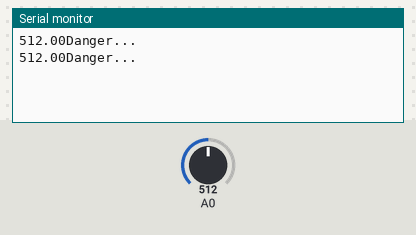
A sketch run on a simulated Arduino Uno, built with avr-gcc and run on an emulated ATmega328P. Parts: the last lines printed to the serial monitor. The test bench sets the inputs (shaded band); at power-on: A0 = 512.

Above: at 2.3 s.
2.4 s: A0 set to 209
At 4.0 s:
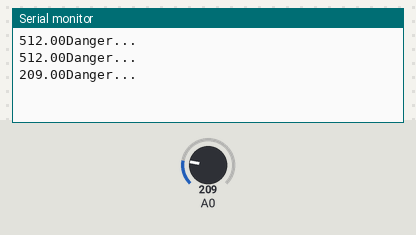
4.5 s: A0 set to 185
At 6.1 s:
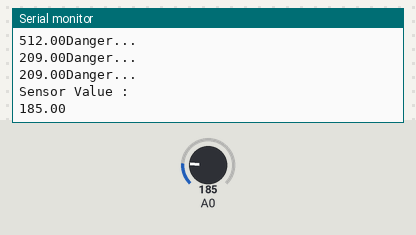

Measured:
- the behaviour switches between 200 and 199 on A0 (found by bisection; images 1 and 2)
- after the input at 2.4 s, the serial monitor: prints a new line after 0.63 s (image 1)
- after the input at 4.5 s, the serial monitor: prints a new line after 0.95 s (image 2)

The sketch:

gas_sensor1.ino
```cpp
float sensorValue;
void setup(){
Serial.begin(9600);
}

void loop(){
  sensorValue = analogRead(A0);
  if(sensorValue>=200)
  {
    digitalWrite(13, HIGH);
    Serial.print(sensorValue);
    Serial.println("Danger...");
    delay(sensorValue);
  }
  else
  {
    digitalWrite(13, LOW);
    digitalWrite(12, LOW);
    Serial.println("Sensor Value : ");
    Serial.println(sensorValue);
  }
  delay(1000);
}
```
